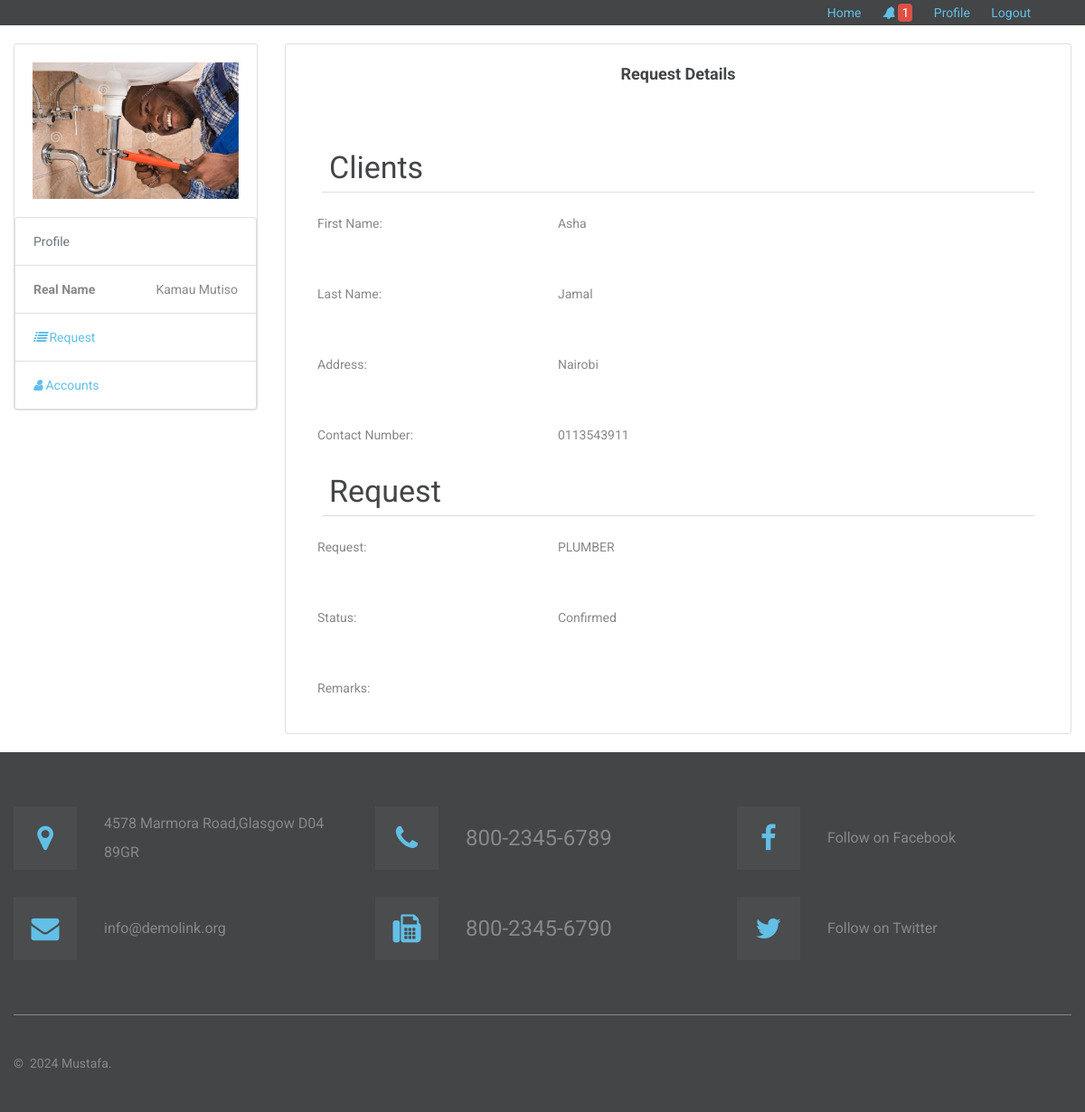
Screenshot of /service/index.php?view=view&id=3 (signed in) with the database file from the repository.
### tables this page shows
CREATE TABLE `tblserviceprovider` (
  `ServiceID` int(11) NOT NULL,
  `ServiceName` varchar(90) NOT NULL,
  `ServiceContact` varchar(30) NOT NULL,
  `ServiceAddress` text NOT NULL,
  `lat` double NOT NULL DEFAULT 0,
  `lng` double NOT NULL DEFAULT 0,
  `Services` text NOT NULL,
  `EmailAddress` varchar(90) NOT NULL DEFAULT 'ma5755333@gmail.com',
  `spUsername` varchar(90) NOT NULL,
  `spPassword` varchar(90) NOT NULL,
  `Status` varchar(90) NOT NULL DEFAULT 'Confirmed',
  `PicLoc` text NOT NULL
);

CREATE TABLE `tblclients` (
  `ClientID` int(11) NOT NULL,
  `Fname` varchar(90) NOT NULL,
  `Lname` varchar(90) NOT NULL,
  `Address` text NOT NULL,
  `ContactNo` varchar(30) NOT NULL,
  `Status` varchar(90) NOT NULL DEFAULT 'Pending',
  `cUsername` varchar(90) NOT NULL,
  `cPassword` varchar(90) NOT NULL,
  `PicLoc` text NOT NULL
);

CREATE TABLE `tblrequest` (
  `RequestID` int(11) NOT NULL,
  `Request` text NOT NULL,
  `Status` varchar(90) NOT NULL,
  `Remarks` text NOT NULL,
  `ClientID` int(11) NOT NULL,
  `ServiceID` int(11) NOT NULL,
  `USERID` int(11) NOT NULL DEFAULT 0,
  `Viewed` tinyint(1) NOT NULL DEFAULT 0
);

### includes/database.php (called while the page is built, shortened)
<?php
class Database
{
    public $sql_string = '';
    private $conn;
    public function open_connection()
    {
        $this->conn = new mysqli(server, user, pass, database_name);
    }
    public function setQuery($sql = '')
    {
        $this->sql_string = $sql;
    }
    public function executeQuery()
    {
        $result = $this->conn->query($this->sql_string);
        return $result;
    }
    private function confirm_query($result)
    {
        return $result;
    }
    public function loadSingleResult()
    {
        $cur = $this->executeQuery();
        while ($row = $cur->fetch_object()) {
            return $data = $row;
        }
    }
}
$mydb = new Database();
?>

### includes/request.php (called while the page is built, shortened)
<?php
require_once(LIB_PATH . DS . 'database.php');
class Request {
	protected static $tbl_name = "tblrequest";
	function single_request($id = 0) {
		global $mydb;
		$mydb->setQuery("SELECT * FROM " . self::$tbl_name . " WHERE RequestID = {$id} LIMIT 1");
		$cur = $mydb->loadSingleResult();
		return $cur;
	}
}
?>

### includes/client.php (called while the page is built, shortened)
<?php
require_once(LIB_PATH.DS.'database.php');
class Clients{
	protected static $tbl_name = "tblclients";
	function single_client($id=0){
			global $mydb;
			$mydb->setQuery("SELECT * FROM ".self::$tbl_name." Where ClientID= {$id} LIMIT 1");
			$cur = $mydb->loadSingleResult();
			return $cur;
	}
}
?>

### service/view.php (the view, shortened to what this page needs)
<?php
$id = isset($_GET['id']) ? $_GET['id'] : '';
  $r = New Request();
  $request = $r->single_request($id);
  $client = New Clients();
  $client = $client->single_client($request->ClientID);
  ?>
<div class="container">
  <h5 style="text-align: center;"><strong>Request Details</strong></h5><br>
    <div class="row no-gutters">
        <div class="col-md-12">
        <h3>Clients</h3>
                    <div class="form-group row no-gutters">
                      <label class="col-md-4 label" for=
                      "Fname">First Name:</label>
                      <div class="col-md-8">
                         <?php echo $client->Fname;?>
                      </div>
                    </div>
                    <div class="form-group row no-gutters">
                      <label class="col-md-4 label" for=
                      "Lname">Last Name:</label>
                      <div class="col-md-8">
                         <?php echo $client->Lname;?>
                      </div>
                    </div>
                    <div class="form-group row no-gutters">
                      <label class="col-md-4 label" for=
                      "Address">Address:</label>
                      <div class="col-md-8">
                        <?php echo $client->Address;?>
                      </div>
                    </div>
                    <div class="form-group row no-gutters">
                      <label class="col-md-4 label" for=
                      "ContactNo">Contact Number:</label>
                      <div class="col-md-8">
                         <?php echo $client->ContactNo;?>
                      </div>
                    </div>
        </div>
               <div class="col-md-12">
               <h3>Request</h3>
                    <div class="form-group row no-gutters">
                      <label class="col-md-4 label" for=
                      "Request">Request:</label>
                      <div class="col-md-8">
                        <?php echo $request->Request;?>
                      </div>
                    </div>
                    <div class="form-group row no-gutters">
                      <label class="col-md-4 label" for=
                      "Status">Status:</label>
                      <div class="col-md-8">
                        <?php echo $request->Status;?>
                      </div>
                    </div>
                    <div class="form-group row no-gutters">
                      <label class="col-md-4 label" for=
                      "Remarks">Remarks:</label>
                      <div class="col-md-8">
                      </div>
                    </div>
               </div>
        </div>
    </div>
</div>

### service/profile.php (shortened to what this page needs)
   <?php
 $sql = "SELECT * FROM `tblserviceprovider` WHERE `ServiceID`=".$_SESSION['ServiceID'];
 $mydb->setQuery($sql);
 $sp=$mydb->loadSingleResult();
 ?>
<div class="container wrap">
    <div class="row">
        <div class="col-sm-3">
           <div class="card card-default">
            <div class="card-body">
              <div  id="image-container">
                <img title="profile image"  data-target="#myModal"  data-toggle="modal"  src="<?php echo web_root.'images/'.$sp->PicLoc; ?>">
              </div>
             </div>
          <ul class="list-group">
            <li class="list-group-item text-muted">Profile</li>
            <li class="list-group-item text-right"><span class="pull-left"><strong>Real Name</strong></span>
             <?php echo $sp->ServiceName; ?>
             </li>
              <li class="list-group-item <?php echo ($view=='request' || $view=='' || $view=='roomdetails') ? 'active': '';?>"><a href="<?php echo web_root.'service/index.php?view=request'; ?>"><i class="fa fa-list"></i> Request
                   </a></li>
                  <li class="list-group-item <?php echo ($view=='accounts') ? 'active': '';?>"><a href="<?php echo web_root.'service/index.php?view=accounts'; ?>"><i class="fa fa-user"></i> Accounts </a></li>
          </ul>
          </div>
        </div>
        <div class="col-sm-9">
          <div class="card card-default card-wrap">
            <div class="card-body">
              <?php
                  $view = (isset($_GET['view']) && $_GET['view'] != '') ? $_GET['view'] : '';
                  switch ($view) {
                    case 'view' :
                      $content    = 'view.php';
                      break;
                  }
                  require_once $content;
                  ?>
            </div>
          </div>
        </div>
    </div>
  </div>

### service/profile.php (style rules this page uses)
.card-body img { width: 100%; height: 50%; }
.wrap { margin-top: 20px; margin-bottom: 20px; }
.card-wrap { min-height: 290px; }

### service/view.php (style rules this page uses)
h3 { border-bottom: 1px solid #ddd; padding: 8px; margin: 5px; }

### rows the page displays
tblserviceprovider: PicLoc (picture), ServiceName "Kamau Mutiso"
tblclients: Fname "Asha", Lname "Jamal", Address "Nairobi", ContactNo "0113543911"
tblrequest: Request "PLUMBER", Status "Confirmed"

### other values shown
$notify_num->num "1"
